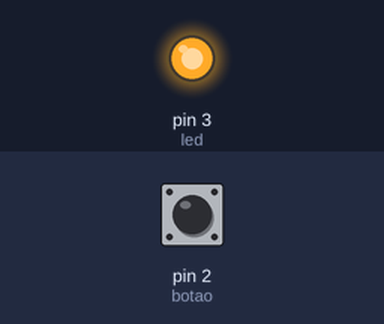
Simulated run of this sketch. Board: Arduino Uno, built with avr-gcc and run on an emulated ATmega328P. Shown: output pins drawn as LEDs (lit = HIGH). The inputs (shaded band) are chosen by the test bench; at power-on: pin 2 (botao) HIGH.

Above: at 1.2 s.
1.3 s: pin 2 (botao) pulled LOW for 0.15 s
At 2.5 s:
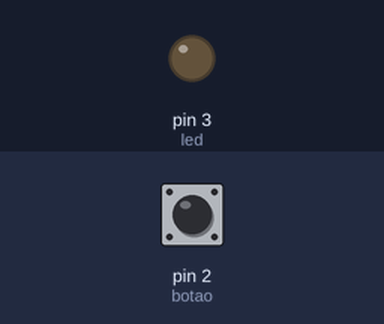
2.9 s: pin 2 (botao) pulled LOW for 1 s
At 3.7 s:
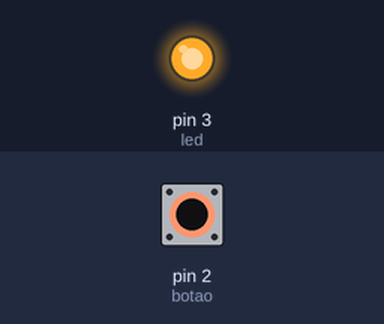
5.4 s: pin 2 (botao) pulled LOW for 3.2 s
At 6.8 s:
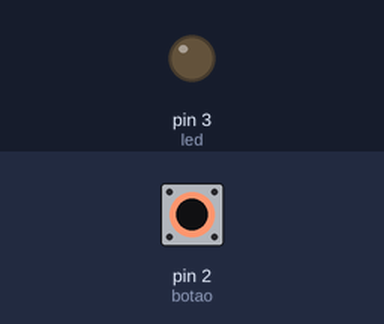
Timing chart, 0 to 8.4 s (numbered marks = the images above; inputs shaded):
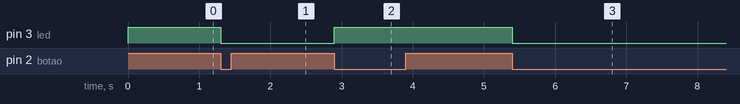

The sketch:

botao_maneiro.ino
```cpp
int botao = 2;
int led = 3;
bool flag = true;

void setup() {
  Serial.begin(9600);
  pinMode (botao, INPUT);
  pinMode (led, OUTPUT);
  attachInterrupt(0, changeFlag, FALLING);
}

void changeFlag() {
  //while (digitalRead(botao));
  flag = !flag;
}

void press_button() {
  bool fl = true;

  while (digitalRead(botao)) {
    if (fl) {
      flag = !flag;
      delay(5);
    }
    fl = false;
    delay(5);
  }
}

void loop() {
  //press_button();
  digitalWrite(led, flag);
}
```

Measured:
- after the input at 1.3 s, pin 3 (led): HIGH → LOW at once
- after the input at 2.9 s, pin 3 (led): LOW → HIGH at once
- after the input at 5.4 s, pin 3 (led): HIGH → LOW at once
